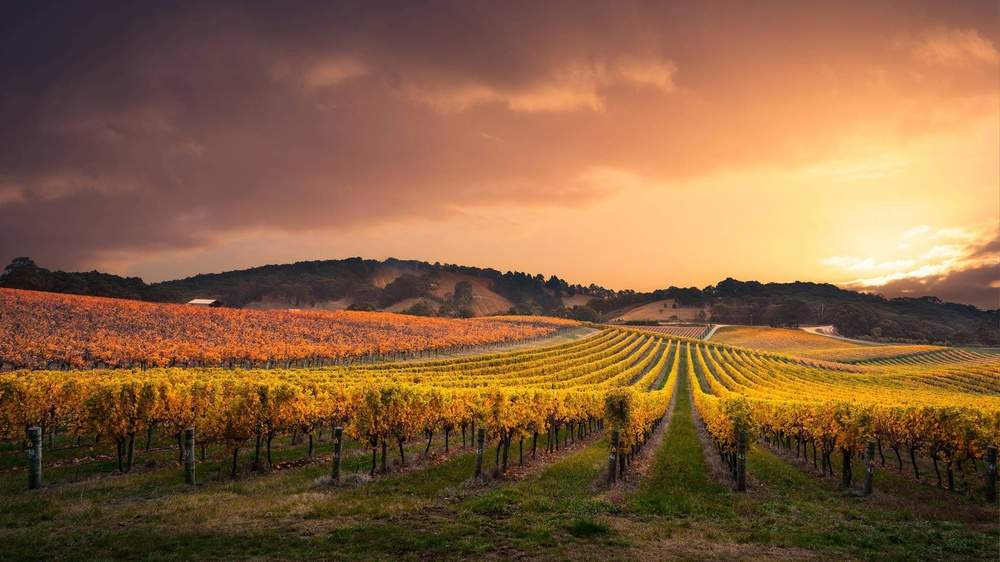
#> input picture SongTian/photo.jpg, 1000 x 562 px, shrunk from 1920 x 1080 before the run
$ python photo.py
#> lines starting #> are read from the running program, lines starting #| are printed output that depends on the picture
from PIL import Image

import numpy as np

'''
a = np.array(Image.open("photo.jpg"))

print(a.shape,a.dtype)

b = [255, 255, 255] -a

im = Image.fromarray(b.astype('uint8'))

im.save('photo1.jpg')
'''
'''
a = np.array(Image.open("photo.jpg").convert('L'))

print(a.shape,a.dtype)

b =255 - a

im = Image.fromarray(b.astype('uint8'))

im.save('photo1.jpg')
'''

a = np.array(Image.open("photo.jpg").convert('L'))
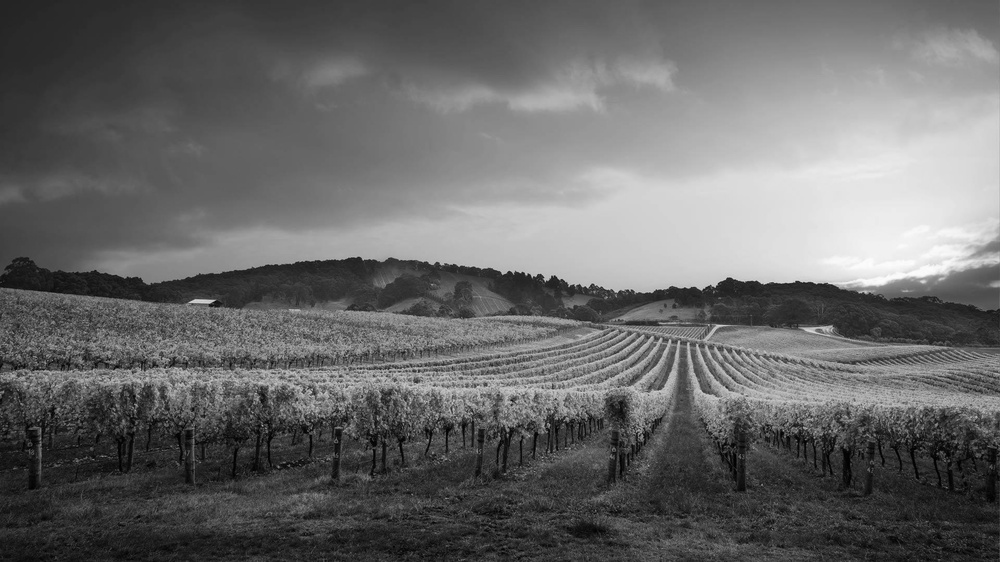
#> a: shape (562, 1000); min 0, max 253, mean 105.1

print(a.shape,a.dtype)
#| (562, 1000) uint8

b =(100/255) * a + 150
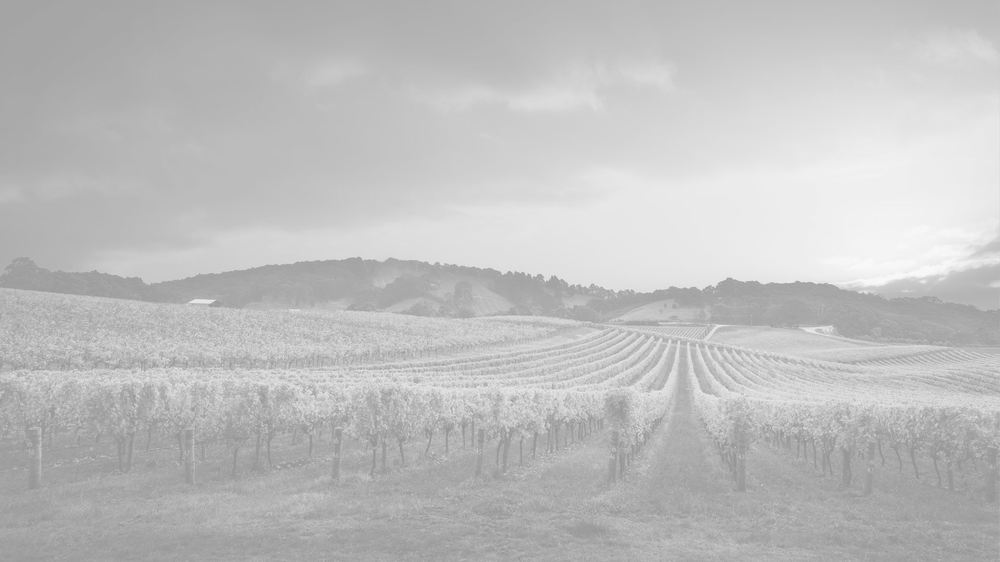
#> b: shape (562, 1000) float64; min 150, max 249.2, mean 191.2

im = Image.fromarray(b.astype('uint8'))

im.save('photo1.jpg')
